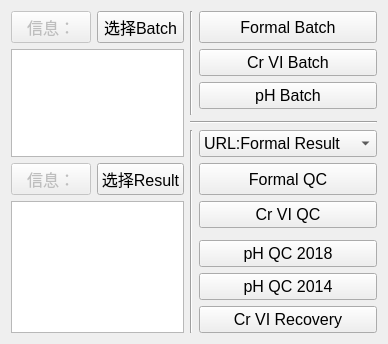
        <widget class="QWidget" name="tab_4">
         <attribute name="title">
          <string>UV Operate</string>
         </attribute>
         <layout class="QGridLayout" name="gridLayout_5">
          <item row="2" column="3">
           <widget class="QPushButton" name="pushButton_45">
            <property name="sizePolicy">
             <sizepolicy hsizetype="Expanding" vsizetype="Expanding">
              <horstretch>0</horstretch>
              <verstretch>0</verstretch>
             </sizepolicy>
            </property>
            <property name="font">
             <font>
              <pointsize>12</pointsize>
             </font>
            </property>
            <property name="statusTip">
             <string>获取Sample ID以pH格式生成CSV格式</string>
            </property>
            <property name="text">
             <string>pH Batch</string>
            </property>
           </widget>
          </item>
          <item row="7" column="3">
           <widget class="QPushButton" name="pushButton_49">
            <property name="sizePolicy">
             <sizepolicy hsizetype="Expanding" vsizetype="Expanding">
              <horstretch>0</horstretch>
              <verstretch>0</verstretch>
             </sizepolicy>
            </property>
            <property name="font">
             <font>
              <pointsize>12</pointsize>
             </font>
            </property>
            <property name="statusTip">
             <string>填写六价铬QC Chart</string>
            </property>
            <property name="text">
             <string>Cr VI QC</string>
            </property>
           </widget>
          </item>
          <item row="9" column="3">
           <widget class="QPushButton" name="pushButton_52">
            <property name="sizePolicy">
             <sizepolicy hsizetype="Expanding" vsizetype="Expanding">
              <horstretch>0</horstretch>
              <verstretch>0</verstretch>
             </sizepolicy>
            </property>
            <property name="font">
             <font>
              <pointsize>12</pointsize>
              <weight>50</weight>
              <bold>false</bold>
             </font>
            </property>
            <property name="text">
             <string>pH QC 2018</string>
            </property>
           </widget>
          </item>
          <item row="6" column="3">
           <widget class="QPushButton" name="pushButton_47">
            <property name="sizePolicy">
             <sizepolicy hsizetype="Expanding" vsizetype="Expanding">
              <horstretch>0</horstretch>
              <verstretch>0</verstretch>
             </sizepolicy>
            </property>
            <property name="font">
             <font>
              <pointsize>12</pointsize>
             </font>
            </property>
            <property name="statusTip">
             <string>填写甲醛QC Chart</string>
            </property>
            <property name="text">
             <string>Formal QC</string>
            </property>
           </widget>
          </item>
          <item row="5" column="3">
           <widget class="QComboBox" name="comboBox_2">
            <property name="sizePolicy">
             <sizepolicy hsizetype="Expanding" vsizetype="Expanding">
              <horstretch>0</horstretch>
              <verstretch>0</verstretch>
             </sizepolicy>
            </property>
            <property name="font">
             <font>
              <pointsize>12</pointsize>
             </font>
            </property>
            <property name="statusTip">
             <string>Result数据的选择路径</string>
            </property>
            <item>
             <property name="text">
              <string>URL:Formal Result</string>
             </property>
            </item>
            <item>
             <property name="text">
              <string>URL:Cr VI Result</string>
             </property>
            </item>
            <item>
             <property name="text">
              <string>URL:pH 2018 Result</string>
             </property>
            </item>
            <item>
             <property name="text">
              <string>URL:pH 2014 Result</string>
             </property>
            </item>
           </widget>
          </item>
          <item row="11" column="3">
           <widget class="QPushButton" name="pushButton_54">
            <property name="sizePolicy">
             <sizepolicy hsizetype="Expanding" vsizetype="Expanding">
              <horstretch>0</horstretch>
              <verstretch>0</verstretch>
             </sizepolicy>
            </property>
            <property name="font">
             <font>
              <pointsize>12</pointsize>
             </font>
            </property>
            <property name="statusTip">
             <string>六价铬回收率计算</string>
            </property>
            <property name="text">
             <string>Cr VI Recovery</string>
            </property>
           </widget>
          </item>
          <item row="6" column="1">
           <widget class="QPushButton" name="pushButton_43">
            <property name="sizePolicy">
             <sizepolicy hsizetype="Expanding" vsizetype="Expanding">
              <horstretch>0</horstretch>
              <verstretch>0</verstretch>
             </sizepolicy>
            </property>
            <property name="font">
             <font>
              <pointsize>12</pointsize>
             </font>
            </property>
            <property name="statusTip">
             <string>选择Result文件</string>
            </property>
            <property name="text">
             <string>选择Result</string>
            </property>
            <property name="icon">
             <iconset>
              <normaloff>../../../.designer/backup/icon/open.png</normaloff>
              <normalon>:/open.png</normalon>
              <disabledoff>:/open.png</disabledoff>
              <disabledon>:/open.png</disabledon>
              <activeoff>:/open.png</activeoff>
              <activeon>:/open.png</activeon>
              <selectedoff>:/open.png</selectedoff>
              <selectedon>:/open.png</selectedon>../../../.designer/backup/icon/open.png</iconset>
            </property>
           </widget>
          </item>
          <item row="0" column="2" rowspan="4">
           <widget class="Line" name="line_3">
            <property name="orientation">
             <enum>Qt::Vertical</enum>
            </property>
           </widget>
          </item>
          <item row="4" column="2" colspan="2">
           <widget class="Line" name="line_2">
            <property name="orientation">
             <enum>Qt::Horizontal</enum>
            </property>
           </widget>
          </item>
          <item row="0" column="1">
           <widget class="QPushButton" name="pushButton_41">
            <property name="sizePolicy">
             <sizepolicy hsizetype="Expanding" vsizetype="Expanding">
              <horstretch>0</horstretch>
              <verstretch>0</verstretch>
             </sizepolicy>
            </property>
            <property name="font">
             <font>
              <pointsize>12</pointsize>
             </font>
            </property>
            <property name="statusTip">
             <string>选择需要获取的Batch</string>
            </property>
            <property name="text">
             <string>选择Batch</string>
            </property>
            <property name="icon">
             <iconset>
              <normaloff>../../../.designer/backup/icon/open.png</normaloff>
              <normalon>:/open.png</normalon>
              <disabledoff>:/open.png</disabledoff>
              <disabledon>:/open.png</disabledon>
              <activeoff>:/open.png</activeoff>
              <activeon>:/open.png</activeon>
              <selectedoff>:/open.png</selectedoff>
              <selectedon>:/open.png</selectedon>../../../.designer/backup/icon/open.png</iconset>
            </property>
           </widget>
          </item>
          <item row="7" column="0" rowspan="5" colspan="2">
           <widget class="QTextBrowser" name="textBrowser_5">
            <property name="sizePolicy">
             <sizepolicy hsizetype="Ignored" vsizetype="Ignored">
              <horstretch>0</horstretch>
              <verstretch>0</verstretch>
             </sizepolicy>
            </property>
            <property name="statusTip">
             <string>选择Result的文件信息</string>
            </property>
           </widget>
          </item>
          <item row="10" column="3">
           <widget class="QPushButton" name="pushButton_48">
            <property name="sizePolicy">
             <sizepolicy hsizetype="Expanding" vsizetype="Expanding">
              <horstretch>0</horstretch>
              <verstretch>0</verstretch>
             </sizepolicy>
            </property>
            <property name="font">
             <font>
              <pointsize>12</pointsize>
             </font>
            </property>
            <property name="statusTip">
             <string>填写pH QC Chart</string>
            </property>
            <property name="text">
             <string>pH QC 2014</string>
            </property>
           </widget>
          </item>
          <item row="0" column="3">
           <widget class="QPushButton" name="pushButton_44">
            <property name="sizePolicy">
             <sizepolicy hsizetype="Expanding" vsizetype="Expanding">
              <horstretch>0</horstretch>
              <verstretch>0</verstretch>
             </sizepolicy>
            </property>
            <property name="font">
             <font>
              <pointsize>12</pointsize>
             </font>
            </property>
            <property name="statusTip">
             <string>获取Sample ID以甲醛格式生成TXT格式</string>
            </property>
            <property name="text">
             <string>Formal Batch</string>
            </property>
           </widget>
          </item>
          <item row="1" column="0" rowspan="5" colspan="2">
           <widget class="QTextBrowser" name="textBrowser_4">
            <property name="sizePolicy">
             <sizepolicy hsizetype="Ignored" vsizetype="Ignored">
              <horstretch>0</horstretch>
              <verstretch>0</verstretch>
             </sizepolicy>
            </property>
            <property name="statusTip">
             <string>选择Barch的文件信息</string>
            </property>
           </widget>
          </item>
          <item row="0" column="0">
           <widget class="QPushButton" name="pushButton_39">
            <property name="enabled">
             <bool>false</bool>
            </property>
            <property name="sizePolicy">
             <sizepolicy hsizetype="Expanding" vsizetype="Expanding">
              <horstretch>0</horstretch>
              <verstretch>0</verstretch>
             </sizepolicy>
            </property>
            <property name="font">
             <font>
              <pointsize>12</pointsize>
             </font>
            </property>
            <property name="text">
             <string>信息：</string>
            </property>
           </widget>
          </item>
          <item row="1" column="3">
           <widget class="QPushButton" name="pushButton_46">
            <property name="sizePolicy">
             <sizepolicy hsizetype="Expanding" vsizetype="Expanding">
              <horstretch>0</horstretch>
              <verstretch>0</verstretch>
             </sizepolicy>
            </property>
            <property name="font">
             <font>
              <pointsize>12</pointsize>
             </font>
            </property>
            <property name="statusTip">
             <string>获取Sample ID以六价铬格式生成TXT格式</string>
            </property>
            <property name="text">
             <string>Cr VI Batch</string>
            </property>
           </widget>
          </item>
          <item row="6" column="0">
           <widget class="QPushButton" name="pushButton_42">
            <property name="enabled">
             <bool>false</bool>
            </property>
            <property name="sizePolicy">
             <sizepolicy hsizetype="Expanding" vsizetype="Expanding">
              <horstretch>0</horstretch>
              <verstretch>0</verstretch>
             </sizepolicy>
            </property>
            <property name="font">
             <font>
              <pointsize>12</pointsize>
             </font>
            </property>
            <property name="text">
             <string>信息：</string>
            </property>
           </widget>
          </item>
          <item row="5" column="2" rowspan="7">
           <widget class="Line" name="line_4">
            <property name="orientation">
             <enum>Qt::Vertical</enum>
            </property>
           </widget>
          </item>
         </layout>
        </widget>
